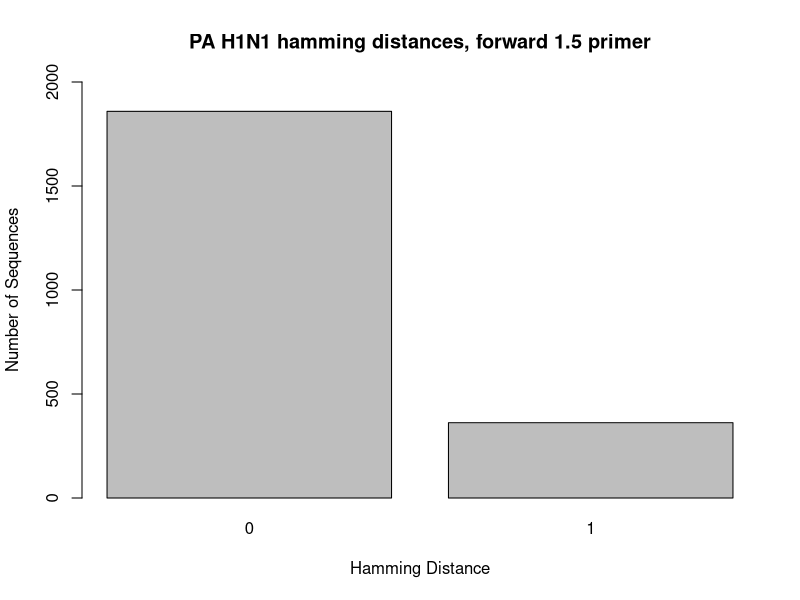
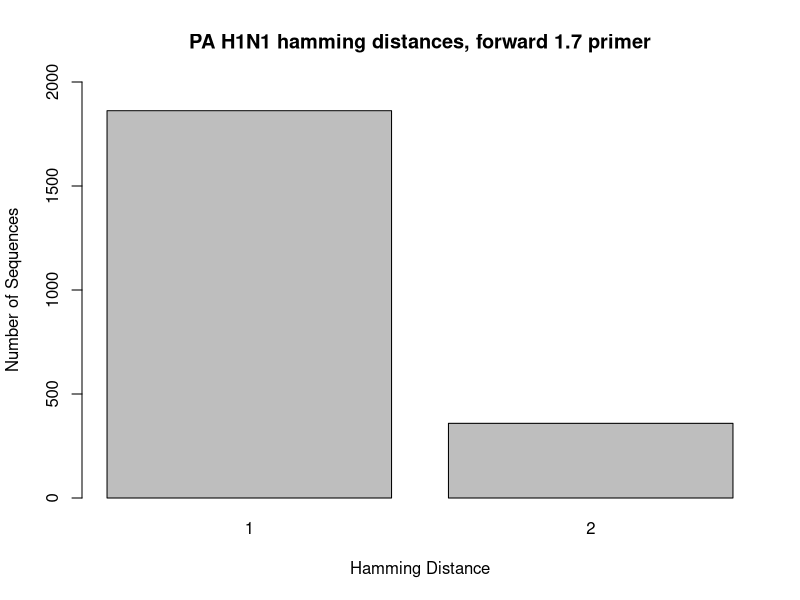
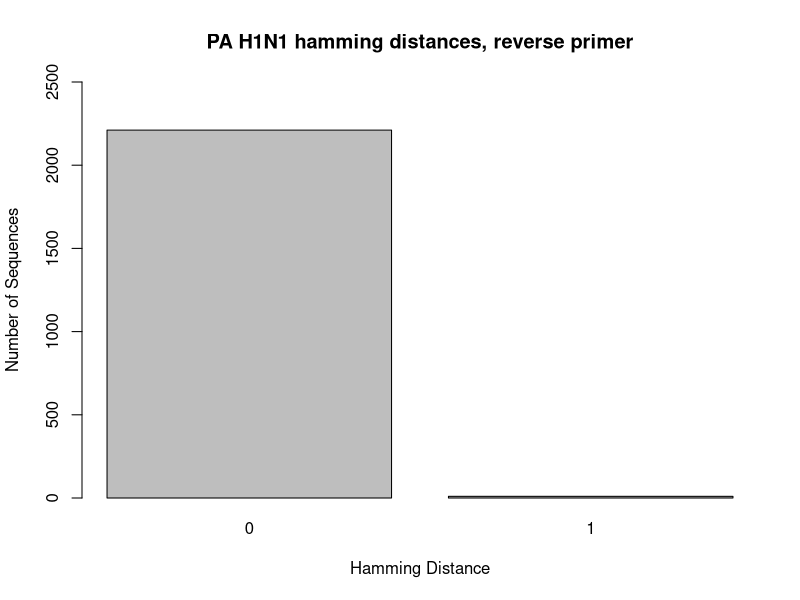
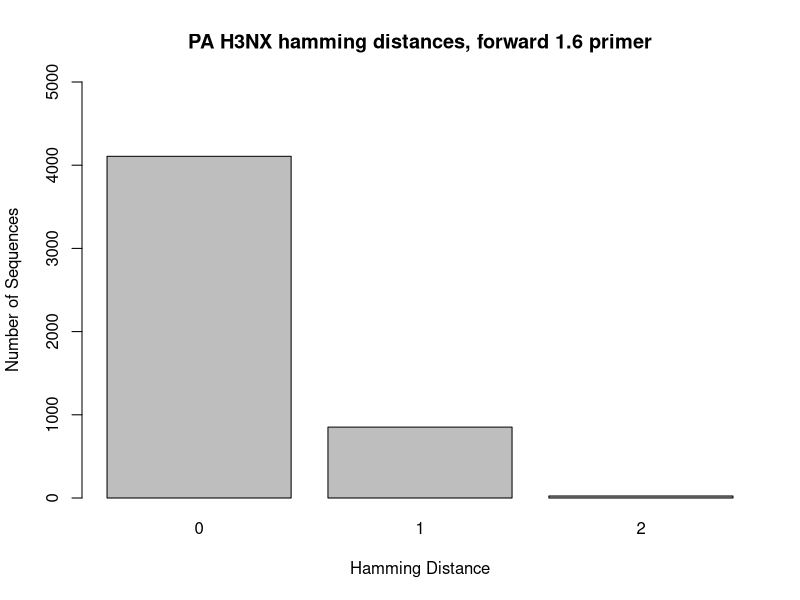
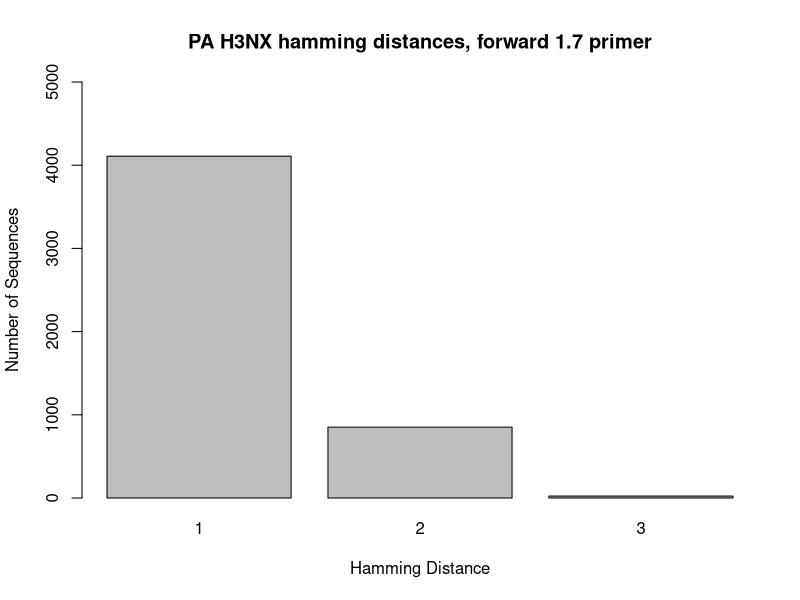
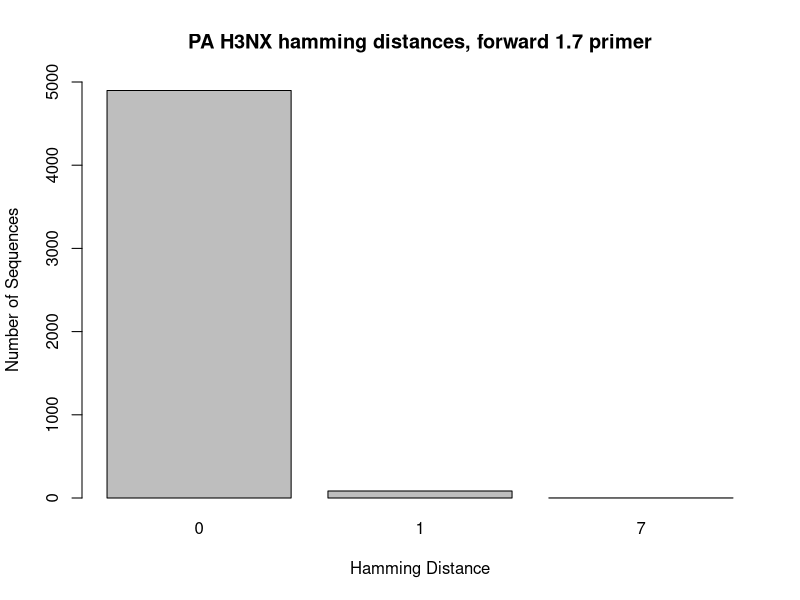

Source code (R) for these figures, in order:
## ---- chunk 1
knitr::opts_chunk$set(root.dir = "C:/Users/Lexie Christopoulos/Repos/GenomeSequencing-/db/", echo = TRUE)
## ---- chunk 2
#in console: setwd("C:/Users/Lexie Christopoulos/Repos/GenomeSequencing-/db/PA")
## ---- chunk 3
PA_H1_F1 <- read.csv("hamming_distance_results/PA_H1_PA_Forward_1.5_results_NCR.csv")

PA_H1_1 <- PA_H1_F1[-c(2222, 2223, 2224),]

barplot(table(PA_H1_1$hamming_distance), main = "PA H1N1 hamming distances, forward 1.5 primer", xlab = "Hamming Distance", ylab = "Number of Sequences", ylim = c(0,2000))
## ---- chunk 4
PA_H1_F2 <- read.csv("hamming_distance_results/PA_H1_PA_Forward_1.7_results_NCR.csv")

PA_H1_2 <- PA_H1_F2[-c(2222, 2223, 2224),]

barplot(table(PA_H1_2$hamming_distance), main = "PA H1N1 hamming distances, forward 1.7 primer", xlab = "Hamming Distance", ylab = "Number of Sequences", ylim = c(0,2000))
## ---- chunk 5
PA_H1_R <- read.csv("hamming_distance_results/PA_H1_PA_Reverse_2.7_results_NCR.csv")

PA_H1_3 <- PA_H1_R[-c(2222),]

barplot(table(PA_H1_3$hamming_distance), main = "PA H1N1 hamming distances, reverse primer", xlab = "Hamming Distance", ylab = "Number of Sequences", ylim = c(0,2500))
## ---- chunk 6
PA_H3_F1 <- read.csv("hamming_distance_results/PA_H3_PA_Forward_1.6_results_NCR.csv")

PA_H3_1 <- PA_H3_F1[-c(4984, 4985, 4986),]

barplot(table(PA_H3_1$hamming_distance), main = "PA H3NX hamming distances, forward 1.6 primer", xlab = "Hamming Distance", ylab = "Number of Sequences", ylim = c(0,5000))
## ---- chunk 7
PA_H3_F2 <- read.csv("hamming_distance_results/PA_H3_PA_Forward_1.7_results_NCR.csv")

PA_H3_2 <- PA_H3_F2[-c(4984, 4985, 4986),]

barplot(table(PA_H3_2$hamming_distance), main = "PA H3NX hamming distances, forward 1.7 primer", xlab = "Hamming Distance", ylab = "Number of Sequences", ylim = c(0,5000))
## ---- chunk 8
PA_H3_R <- read.csv("hamming_distance_results/PA_H3_PA_Reverse_2.7_results_NCR.csv")

PA_H3_3 <- PA_H3_R[-c(4984),]

barplot(table(PA_H3_3$hamming_distance), main = "PA H3NX hamming distances, forward 1.7 primer", xlab = "Hamming Distance", ylab = "Number of Sequences", ylim = c(0,5000))
